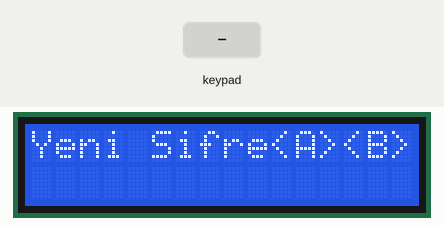
Simulated run of this sketch. Board: Arduino Uno, built with avr-gcc and run on an emulated ATmega328P. Shown: 16×2 character LCD. The test bench sets the inputs (shaded band). EEPROM starts erased.

Above: at 1.2 s.
1.3 s: keypad keys 5 4 3 2 # pressed 0.4 s apart
At 1.5 s:
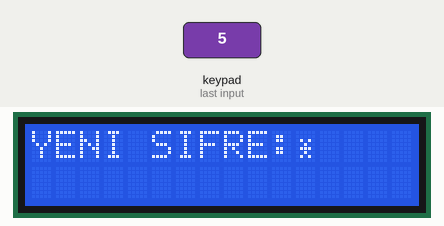
At 3.6 s:
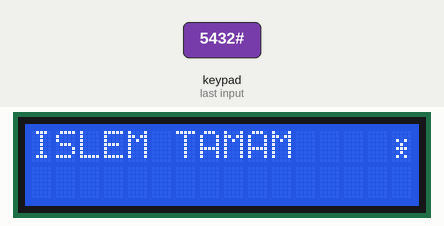
4.8 s: key 'B' pressed
At 5.1 s:
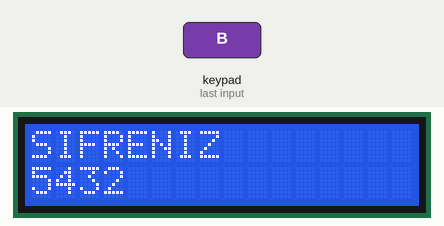
Timing chart, 0 to 7.8 s (numbered marks = the images above; inputs shaded):
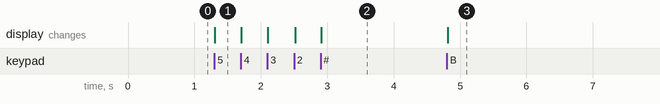

The sketch:

SIFRE_UYGULAMASI.ino
```cpp
/*ŞİFRELİ KAPI KİLİT UYGULAMASI
ÖMER KOCAMAN(OMRKCMN)*/

#include <EEPROM.h>
#include <LiquidCrystal.h>
#include <Servo.h>
#include <Keypad.h>
LiquidCrystal lcd(10,11,A2,A3,A4,A5);
const byte ROWS = 4;
const byte COLS = 4;
char keys[ROWS][COLS] = {
  {'7','8','9','A'},
  {'4','5','6','B'},
  {'1','2','3','C'},
  {'S','0','#','D'}
  };
byte rowPins[ROWS] = {5,4,3,2};
byte colPins[COLS] = {6, 7, 8, 9};
Keypad keypad = Keypad( makeKeymap(keys), rowPins, colPins, ROWS, COLS );

byte yildiz[]={0,0,10,4,14,4,10,0};
char val;//Şifreyi Görebilmek için yazdım
char val2;//Aynı şekilde
int sifre[4];//Şifre uzunluğu
int i=11,j=0,l=11,derece;//satır,şifre konumu değişkenleri
void setup() {
  lcd.begin(16,2);
  lcd.createChar(0,yildiz);
  lcd.setCursor(0,0);
  lcd.print("Yeni Sifre<A><B>");
}

void loop() {
  char key = keypad.getKey();
  if(key)
  {
    if(key=='A');
    {
      if(l==11)
      {
        lcd.clear();
        lcd.print("YENI SIFRE:");
      }

    if(key!='A' && key!= 'B' && key!='C' && key!='D')
    {


    lcd.setCursor(l,0);
    lcd.write(byte(0));
    sifre[j]=key;
    j++;//şifre değeri için kod
    l++;//SSATIR
    if(j==4)
    {
      lcd.clear();
      lcd.setCursor(0,0);
      lcd.print("ISLEM TAMAM");
      int z=0;
      for(;z<4;z++)
      {
        EEPROM.write(z,sifre[z]);
      }
    }
   }
  }//A'YA BASILINCA OLACAKLAR

   if(key=='B')
   {

      lcd.clear();
      lcd.setCursor(0,0);
      lcd.print("SIFRENIZ");
      {
        for(int g=0;g<4;g++)
      {
      val2=EEPROM.read(g);
      lcd.setCursor(g,1);
      lcd.print(val2);
      }
    }
   }
  }
 }
```

Measured:
- after the input at 1.3 s, the display: changes at once (image 1)
- after the input at 4.8 s, the display: changes at once (image 3)
